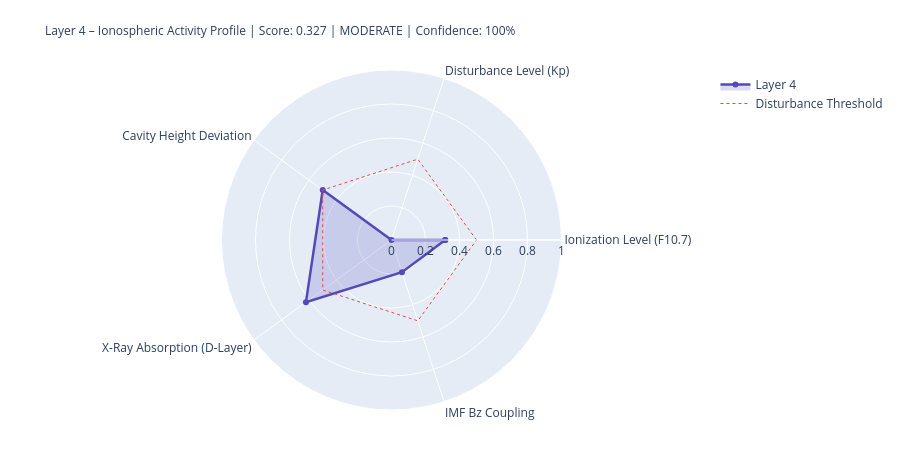

Notebook cell for this chart:
### Markdown cell above
---
## 4. State Assessment & Handoff to Layer 5

### Code cell
# ============================================================
# LAYER-4-SCORE
# ============================================================

COMPONENTS = {
    'Ionization Level (F10.7)':    {'score': ioniz,       'source': 'primary' if f107_now else 'from_layer0', 'dynamic': True},
    'Disturbance Level (Kp)':          {'score': disturb,     'source': 'primary' if kp_now   else 'from_layer0', 'dynamic': True},
    'Cavity Height Deviation':    {'score': h_dev,       'source': 'derived',                                'dynamic': True},
    'X-Ray Absorption (D-Layer)':{'score': xray_ioniz,  'source': 'primary' if xray_now else 'missing',     'dynamic': True},
    'IMF Bz Coupling':             {'score': bz_coupling, 'source': 'primary' if bz_now   else 'from_layer0', 'dynamic': True},
}

available    = {k: v['score'] for k, v in COMPONENTS.items() if v['score'] is not None}
unavailable  = [k for k, v in COMPONENTS.items() if v['score'] is None]
layer4_score = round(sum(available.values()) / len(available), 4) if available else None
confidence   = round(len(available) / len(COMPONENTS), 2)
level = ('unknown' if layer4_score is None
         else 'quiet'   if layer4_score < 0.3
         else 'moderate' if layer4_score < 0.6
         else 'active')
dominant_l4 = max(available, key=available.get) if available else 'none'

# Resonance delta for Schumann SR-1
sr1_ref = schumann_freq(1, 80.0)
sr1_now = schumann_freq(1, h_eff)
sr1_delta_mhz = (sr1_now - sr1_ref) * 1000

# Propagation conditions
prop_cond = ('disturbed'   if kp_val > 4
             else 'unsettled' if kp_val > 2
             else 'normal')
if xray_class in ['X', 'M']:
    prop_cond = 'Radio-Blackout moeglich'

W = 68
print('=' * W)
print('LAYER 4 – IONOSPHERE – STATE ASSESSMENT')
print('=' * W)
for name, comp in COMPONENTS.items():
    s = comp['score']
    if s is not None:
        bar = '█' * int(s * 20) + '░' * (20 - int(s * 20))
        print(f'  {name:<36} {bar}  {s:.3f}  [{comp["source"]}]')
    else:
        print(f'  {name:<36} {"─" * 20}  n/a   [missing]')
print('-' * W)
print(f'  Score:          {layer4_score:.3f}  ({len(available)}/{len(COMPONENTS)} components)')
print(f'  Confidence:     {confidence:.0%}')
print(f'  Level:          {level.upper()}')
print(f'  Dominant:       {dominant_l4}')
print(f'  Cavity height:  {h_eff:.1f} km  (Ref: 80.0 km)')
print(f'  SR-1:           {sr1_now:.3f} Hz  (Δ {sr1_delta_mhz:+.1f} mHz vs. ref)')
print(f'  Propagation:    {prop_cond}')
print(f'  X-Ray:          {xray_class}-class  ({xray_now:.2e} W/m²)' if xray_now else '  X-Ray:          n/a')
print('=' * W)

# Radar
cats   = list(available.keys())
vals_r = list(available.values())
if len(cats) >= 3:
    fig = go.Figure()
    fig.add_trace(go.Scatterpolar(
        r=vals_r + [vals_r[0]], theta=cats + [cats[0]],
        fill='toself', fillcolor='rgba(83,74,183,0.20)',
        line=dict(color='#534AB7', width=2.5), name='Layer 4'
    ))
    fig.add_trace(go.Scatterpolar(
        r=[0.5] * (len(cats)+1), theta=cats + [cats[0]],
        line=dict(color='#E24B4A', dash='dot', width=1),
        mode='lines', name='Disturbance Threshold'
    ))
    fig.update_layout(
        title=dict(
            text=f'Layer 4 – Ionospheric Activity Profile | Score: {layer4_score:.3f} | {level.upper()} | Confidence: {confidence:.0%}',
            font=dict(size=12)
        ),
        polar=dict(radialaxis=dict(visible=True, range=[0, 1])),
        height=450, showlegend=True,
        margin=dict(l=80, r=80, t=70, b=40)
    )
    fig.show()

### Figure 1 — Plotly figure (JSON) as saved in the notebook; plotly's stock layout.template omitted (floating-point values rounded to 4 significant figures)
{"data": [{"fill": "toself", "fillcolor": "rgba(83,74,183,0.20)", "line": {"color": "#534AB7", "width": 2.5}, "name": "Layer 4", "r": [0.316, 0.0, 0.5, 0.622, 0.199, 0.316], "theta": ["Ionization Level (F10.7)", "Disturbance Level (Kp)", "Cavity Height Deviation", "X-Ray Absorption (D-Layer)", "IMF Bz Coupling", "Ionization Level (F10.7)"], "type": "scatterpolar"}, {"line": {"color": "#E24B4A", "dash": "dot", "width": 1}, "mode": "lines", "name": "Disturbance Threshold", "r": [0.5, 0.5, 0.5, 0.5, 0.5, 0.5], "theta": ["Ionization Level (F10.7)", "Disturbance Level (Kp)", "Cavity Height Deviation", "X-Ray Absorption (D-Layer)", "IMF Bz Coupling", "Ionization Level (F10.7)"], "type": "scatterpolar"}], "layout": {"height": 450, "margin": {"b": 40, "l": 80, "r": 80, "t": 70}, "polar": {"radialaxis": {"range": [0, 1], "visible": true}}, "showlegend": true, "title": {"font": {"size": 12}, "text": "Layer 4 – Ionospheric Activity Profile | Score: 0.327 | MODERATE | Confidence: 100%"}}}
